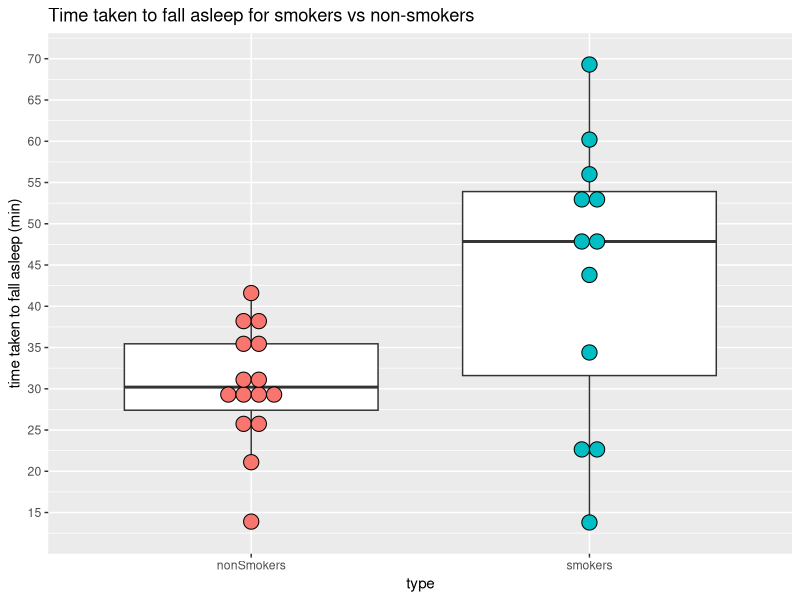
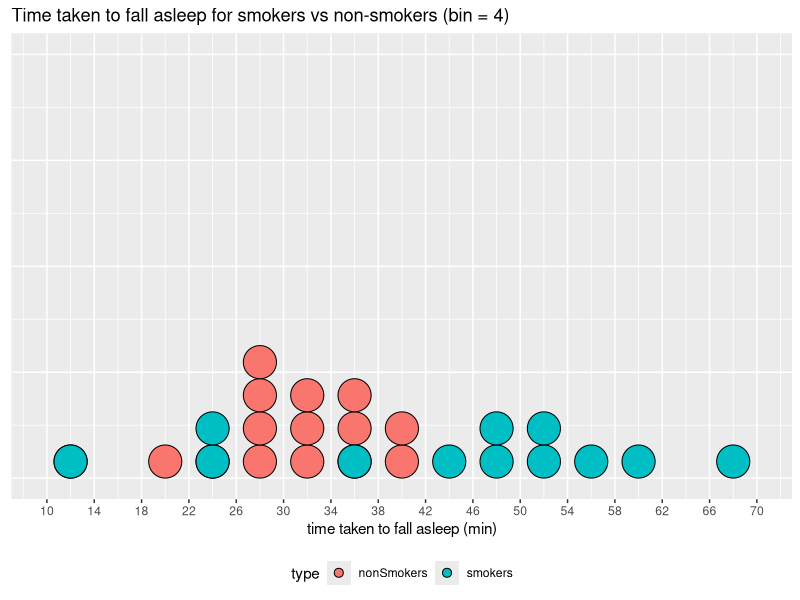
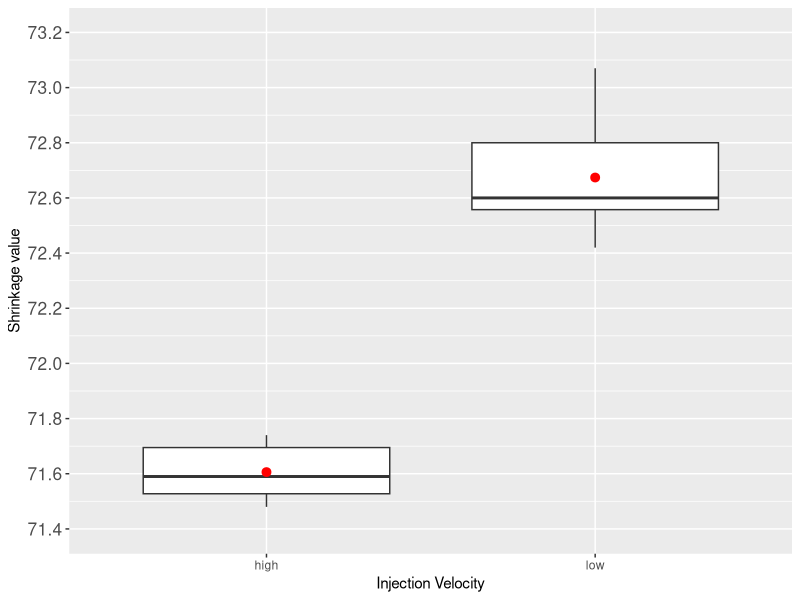
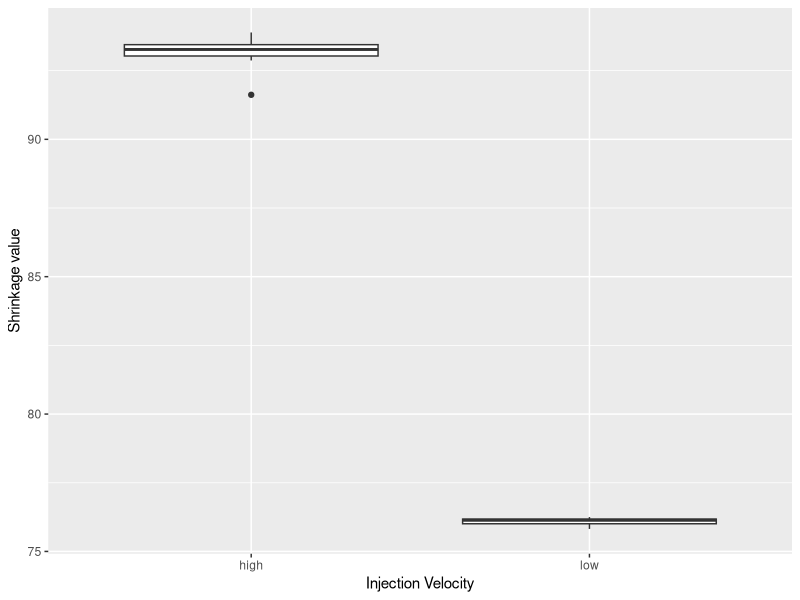
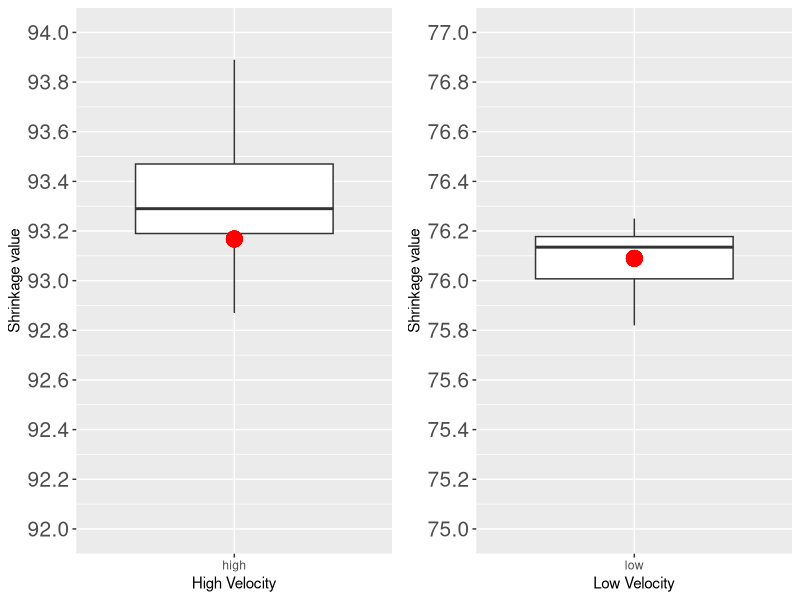

These charts were generated, in order, by the following R code:
library(ggplot2)
library(tidyverse)
library(gridExtra)

#Question 1
q1 <- c(572, 572, 573, 568, 569, 575, 565, 570)
summary(q1)

smokers <- c(69.3,56.0,22.1,47.6,53.2,48.1,52.7,34.4,60.2,43.8,23.2,13.8)
nonSmokers <- c(28.6,25.1,26.4,34.9,29.8,28.4,38.5,30.2,30.6,31.6,41.6,21.1,36.0,37.9,13.9)
summary(smokers)
summary(nonSmokers)

#Question 2
sample <- c(smokers, nonSmokers)
type <- c(rep("smokers",length(smokers)),rep("nonSmokers",length(nonSmokers)))
type
q2 <- data.frame(type, sample)
head(q2)

ggplot(data=q2, mapping = aes(x=type, y=sample, fill=type))+
  geom_boxplot(fill="white") + 
  geom_dotplot(binaxis='y', stackdir='center') +
  ggtitle("Time taken to fall asleep for smokers vs non-smokers") +
  ylab("time taken to fall asleep (min)") +
  theme(legend.position = "none") +
  scale_y_continuous(breaks = seq(10, 70, by = 5))


ggplot(q2, aes(sample, fill=type))+
  geom_dotplot(binwidth = 4, dotsize = 0.7, stackratio = 1, method = "histodot") +
  ggtitle("Time taken to fall asleep for smokers vs non-smokers (bin = 4)") +
  theme(legend.position = "bottom",
        axis.title.y = element_blank(),
        axis.text.y = element_blank(),
        axis.ticks.y = element_blank()) +
  xlab("time taken to fall asleep (min)") +
  scale_x_continuous(breaks = seq(10, 70, by = 4))

#Question 3
lowVel <- c(72.68,72.62,72.58,72.48,73.07,72.55,72.42,72.84,72.58,72.92)
highVel <- c(71.62,71.68,71.74,71.48,71.55,71.52,71.71,71.56,71.70,71.50)
vel <- c(lowVel,highVel)
velType <- c(rep("low",10),rep("high",10))
q3 <- data.frame(velType,vel)
highLowPlot <- ggplot(q3, mapping=aes(x=velType, y=vel))+
  geom_boxplot() +
  stat_summary(fun=mean, color="red") +
  xlab("Injection Velocity") +
  ylab("Shrinkage value") +
  scale_y_continuous(breaks = seq(71.4,73.2,by=0.2), limits = c(71.4,73.2)) +
  theme(axis.text.y=element_text(size=12.5))

highLowPlot


#Question 4
lowVel <- c(76.20,76.09,75.98,76.15,76.17,75.94,76.12,76.18,76.25,75.82)
highVel <- c(93.25,93.19,92.87,93.29,93.37,92.98,93.47,93.75,93.89,91.62)
vel <- c(lowVel,highVel)
velType <- c(rep("low",10),rep("high",10))
q4 <- data.frame(velType,vel)
head(q4)
highLowPlot <- ggplot(q4, mapping=aes(x=velType, y=vel))+
  geom_boxplot() +
  xlab("Injection Velocity") +
  ylab("Shrinkage value")
highLowPlot

highPlot <- ggplot(filter(q4,velType=="high"), mapping=aes(x=velType, y=vel))+
  geom_boxplot() +
  geom_point(mapping=aes(y=mean(vel)),color="red",size=5) +
  xlab("High Velocity") +
  ylab("Shrinkage value") +
  scale_y_continuous(breaks = seq(92,94,by=0.2), limits = c(92,94)) +
  theme(axis.text.y=element_text(size=15))

lowPlot <- ggplot(filter(q4,velType=="low"), mapping=aes(x=velType, y=vel))+
  geom_boxplot() +
  geom_point(mapping=aes(y=mean(vel)),color="red",size=5) +
  xlab("Low Velocity") +
  ylab("Shrinkage value") +
  scale_y_continuous(breaks = seq(74,78,by=0.2), limits = c(75,77)) +
  theme(axis.text.y=element_text(size=15))

grid.arrange(highPlot,lowPlot,ncol=2)

boxplot.stats(filter(q4,velType=="low")$vel)
boxplot.stats(filter(q4,velType=="high")$vel)
